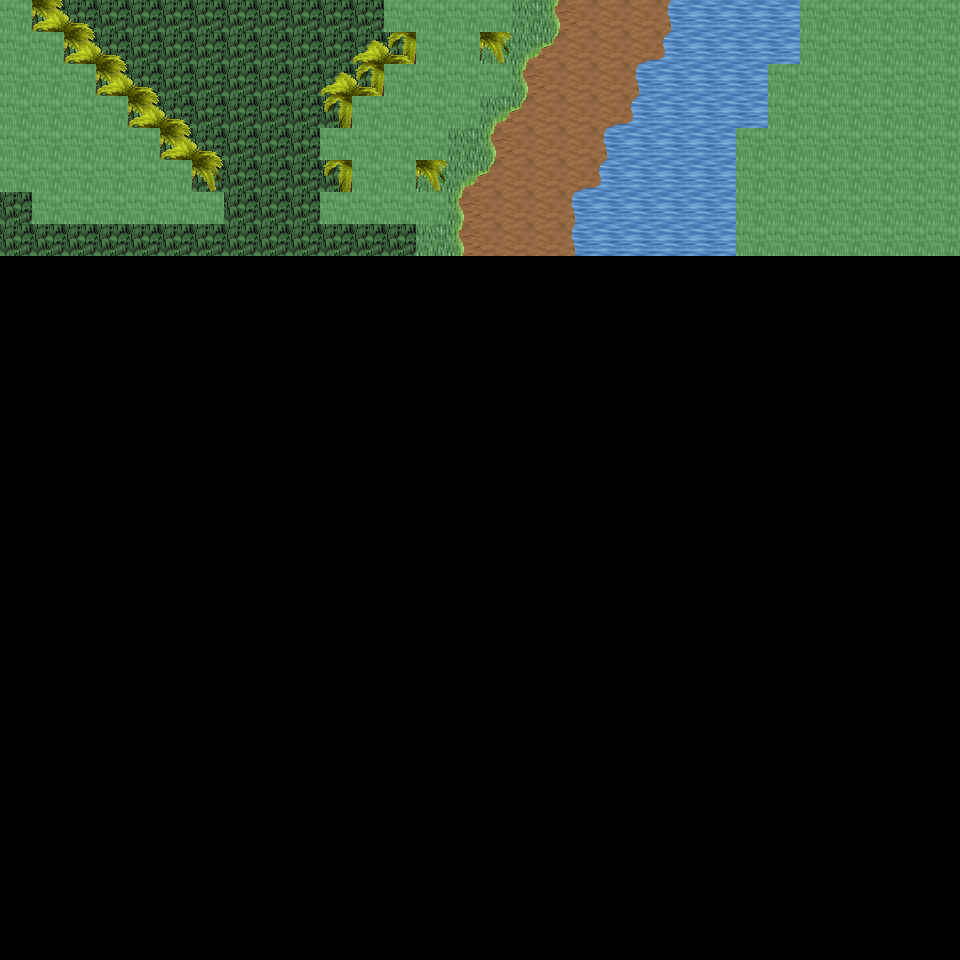

The image is a tile-based game level rendered from a .tmx file. Its description and source (layers, tilesets, objects; grid data summarised) follow:
An orthogonal 30x30 tile map with 32x32 px tiles, 6 tile layers (Ground, Object, Object2, Above, ...), 35 tilesets and 4 objects (4x mapExit).

<map version="1.0" orientation="orthogonal" renderorder="right-down" width="30" height="30" tilewidth="32" tileheight="32" nextobjectid="5">
  <tileset firstgid="1" name="tileset_ground_ground" tilewidth="32" tileheight="32" tilecount="33" columns="3">
    <image source="../drawable/tileset_ground_ground.png" width="96" height="352" />
  </tileset>
  <tileset firstgid="34" name="tileset_ground_water_pool" tilewidth="32" tileheight="32" tilecount="72" columns="3">
    <image source="../drawable/tileset_ground_water_pool.png" width="96" height="768" />
  </tileset>
  <tileset firstgid="106" name="tileset_ground_water_pool_corners" tilewidth="32" tileheight="32" tilecount="72" columns="3">
    <image source="../drawable/tileset_ground_water_pool_corners.png" width="96" height="768" />
  </tileset>
  <tileset firstgid="178" name="tileset_ground_grass_edges" tilewidth="32" tileheight="32" tilecount="36" columns="12">
    <image source="../drawable/tileset_ground_grass_edges.png" width="384" height="96" />
  </tileset>
  <tileset firstgid="214" name="tileset_ground_grass_corners" tilewidth="32" tileheight="32" tilecount="24" columns="6">
    <image source="../drawable/tileset_ground_grass_corners.png" width="192" height="128" />
  </tileset>
  <tileset firstgid="238" name="tileset_plant_tree_palm_tree" tilewidth="32" tileheight="32" tilecount="6" columns="2">
    <image source="../drawable/tileset_plant_tree_palm_tree.png" width="64" height="96" />
  </tileset>
  <tileset firstgid="244" name="tileset_logic_creature_animal" tilewidth="32" tileheight="32" tilecount="32" columns="8">
    <image source="../drawable/tileset_logic_creature_animal.png" width="256" height="128" />
  </tileset>
  <tileset firstgid="276" name="tileset_logic_collision" tilewidth="32" tileheight="32" tilecount="1" columns="1">
    <image source="../drawable/tileset_logic_collision.png" width="32" height="32" />
  </tileset>
  <tileset firstgid="277" name="tileset_ground_ridge_earth_pale" tilewidth="32" tileheight="32" tilecount="96" columns="12">
    <image source="../drawable/tileset_ground_ridge_earth_pale.png" width="384" height="256" />
  </tileset>
  <tileset firstgid="373" name="tileset_object_tent" tilewidth="32" tileheight="32" tilecount="9" columns="3">
    <image source="../drawable/tileset_object_tent.png" width="96" height="96" />
  </tileset>
  <tileset firstgid="382" name="tileset_furniture_light_iron_lamp" tilewidth="32" tileheight="32" tilecount="3" columns="1">
    <image source="../drawable/tileset_furniture_light_iron_lamp.png" width="32" height="96" />
  </tileset>
  <tileset firstgid="385" name="tileset_furniture_light_flames" tilewidth="32" tileheight="32" tilecount="6" columns="6">
    <image source="../drawable/tileset_furniture_light_flames.png" width="192" height="32" />
  </tileset>
  <tileset firstgid="391" name="tileset_furniture_table_long_front_on_pale" tilewidth="32" tileheight="32" tilecount="3" columns="1">
    <image source="../drawable/tileset_furniture_table_long_front_on_pale.png" width="32" height="96" />
  </tileset>
  <tileset firstgid="394" name="tileset_furniture_chair_wooden_pale" tilewidth="32" tileheight="32" tilecount="4" columns="2">
    <image source="../drawable/tileset_furniture_chair_wooden_pale.png" width="64" height="64" />
  </tileset>
  <tileset firstgid="398" name="tileset_item_food_meals_1" tilewidth="32" tileheight="32" tilecount="2" columns="2">
    <image source="../drawable/tileset_item_food_meals_1.png" width="64" height="32" />
  </tileset>
  <tileset firstgid="400" name="tileset_item_drink_red_wine" tilewidth="32" tileheight="32" tilecount="4" columns="2">
    <image source="../drawable/tileset_item_drink_red_wine.png" width="64" height="64" />
  </tileset>
  <tileset firstgid="404" name="tileset_item_fishrods" tilewidth="32" tileheight="32" tilecount="12" columns="4">
    <image source="../drawable/tileset_item_fishrods.png" width="128" height="96" />
  </tileset>
  <tileset firstgid="416" name="tileset_building_wall_wood" tilewidth="32" tileheight="32" tilecount="16" columns="4">
    <image source="../drawable/tileset_building_wall_wood.png" width="128" height="128" />
  </tileset>
  <tileset firstgid="432" name="tileset_building_door_door_e" tilewidth="32" tileheight="32" tilecount="6" columns="2">
    <image source="../drawable/tileset_building_door_door_e.png" width="64" height="96" />
  </tileset>
  <tileset firstgid="438" name="tileset_building_door_door_w" tilewidth="32" tileheight="32" tilecount="6" columns="2">
    <image source="../drawable/tileset_building_door_door_w.png" width="64" height="96" />
  </tileset>
  <tileset firstgid="444" name="tileset_item_pot_barrel_tall" tilewidth="32" tileheight="32" tilecount="2" columns="1">
    <image source="../drawable/tileset_item_pot_barrel_tall.png" width="32" height="64" />
  </tileset>
  <tileset firstgid="446" name="tileset_building_fence_fence_chunky" tilewidth="32" tileheight="32" tilecount="21" columns="3">
    <image source="../drawable/tileset_building_fence_fence_chunky.png" width="96" height="224" />
  </tileset>
  <tileset firstgid="467" name="tileset_plant_bush_blue_green" tilewidth="32" tileheight="32" tilecount="1" columns="1">
    <image source="../drawable/tileset_plant_bush_blue_green.png" width="32" height="32" />
  </tileset>
  <tileset firstgid="468" name="tileset_logic_item_sheepfood" tilewidth="32" tileheight="32" tilecount="1" columns="1">
    <image source="../drawable/tileset_logic_item_sheepfood.png" width="32" height="32" />
  </tileset>
  <tileset firstgid="469" name="tileset_logic_creature_sheep" tilewidth="32" tileheight="32" tilecount="1" columns="1">
    <image source="../drawable/tileset_logic_creature_sheep.png" width="32" height="32" />
  </tileset>
  <tileset firstgid="470" name="tileset_logic_creature_amazon" tilewidth="32" tileheight="32" tilecount="16" columns="8">
    <image source="../drawable/tileset_logic_creature_amazon.png" width="256" height="64" />
  </tileset>
  <tileset firstgid="486" name="tileset_logic_item_fruits" tilewidth="32" tileheight="32" tilecount="16" columns="8">
    <image source="../drawable/tileset_logic_item_fruits.png" width="256" height="64" />
  </tileset>
  <tileset firstgid="502" name="tileset_plant_pineapple_plant" tilewidth="32" tileheight="32" tilecount="6" columns="2">
    <image source="../drawable/tileset_plant_pineapple_plant.png" width="64" height="96" />
  </tileset>
  <tileset firstgid="508" name="tileset_logic_portal" tilewidth="32" tileheight="32" tilecount="24" columns="8">
    <image source="../drawable/tileset_logic_portal.png" width="256" height="96" />
  </tileset>
  <tileset firstgid="532" name="tileset_ground_grass_2" tilewidth="32" tileheight="32" tilecount="21" columns="3">
    <image source="../drawable/tileset_ground_grass_2.png" width="96" height="224" />
  </tileset>
  <tileset firstgid="553" name="tileset_light_dim_yellow_light_7x5" tilewidth="32" tileheight="32" tilecount="35" columns="7">
    <image source="../drawable/tileset_light_dim_yellow_light_7x5.png" width="224" height="160" />
  </tileset>
  <tileset firstgid="588" name="tileset_light_yellow_light_5x5" tilewidth="32" tileheight="32" tilecount="25" columns="5">
    <image source="../drawable/tileset_light_yellow_light_5x5.png" width="160" height="160" />
  </tileset>
  <tileset firstgid="613" name="tileset_building_huts" tilewidth="32" tileheight="32" tilecount="338" columns="26">
    <image source="../drawable/tileset_building_huts.png" width="832" height="416" />
  </tileset>
  <tileset firstgid="951" name="tileset_logic_creature_spider" tilewidth="32" tileheight="32" tilecount="3" columns="3">
    <image source="../drawable/tileset_logic_creature_spider.png" width="96" height="32" />
  </tileset>
  <tileset firstgid="954" name="tileset_logic_creature_reptile" tilewidth="32" tileheight="32" tilecount="7" columns="7">
    <image source="../drawable/tileset_logic_creature_reptile.png" width="224" height="32" />
  </tileset>
  <layer name="Ground" width="30" height="30">
    <data>[900 cells, 240 non-empty, 7 distinct tile ids]</data>
  </layer>
  <layer name="Object" width="30" height="30">
    <data>[900 cells, 70 non-empty, 7 distinct tile ids]</data>
  </layer>
  <layer name="Object2" width="30" height="30">
    <data>[900 cells, 34 non-empty, 2 distinct tile ids]</data>
  </layer>
  <layer name="Above" width="30" height="30">
    <data>[900 cells, 47 non-empty, 4 distinct tile ids]</data>
  </layer>
  <layer name="Above2" width="30" height="30">
    <data>[900 cells, 7 non-empty, 2 distinct tile ids]</data>
  </layer>
  <layer name="Walkable" width="30" height="30">
    <data>[900 cells, 101 non-empty, 1 distinct tile ids]</data>
  </layer>
  <objectgroup name="MapEvents">
    <object id="1" name="north" type="mapExit" x="32" y="0" width="352" height="32">
      <properties>
        <property name="map" value="level_0_x276_y11" />
        <property name="x" value="1" />
        <property name="y" value="28" />
      </properties>
    </object>
    <object id="2" name="north2" type="mapExit" x="512" y="0" width="288" height="32">
      <properties>
        <property name="map" value="level_0_x276_y11" />
        <property name="x" value="16" />
        <property name="y" value="28" />
      </properties>
    </object>
    <object id="3" name="west" type="mapExit" x="0" y="192" width="32" height="768">
      <properties>
        <property name="map" value="level_0_x275_y12" />
        <property name="x" value="28" />
        <property name="y" value="6" />
      </properties>
    </object>
    <object id="4" name="east" type="mapExit" x="928" y="256" width="32" height="704">
      <properties>
        <property name="map" value="level_0_x277_y12" />
        <property name="x" value="1" />
        <property name="y" value="8" />
      </properties>
    </object>
  </objectgroup>
</map>
